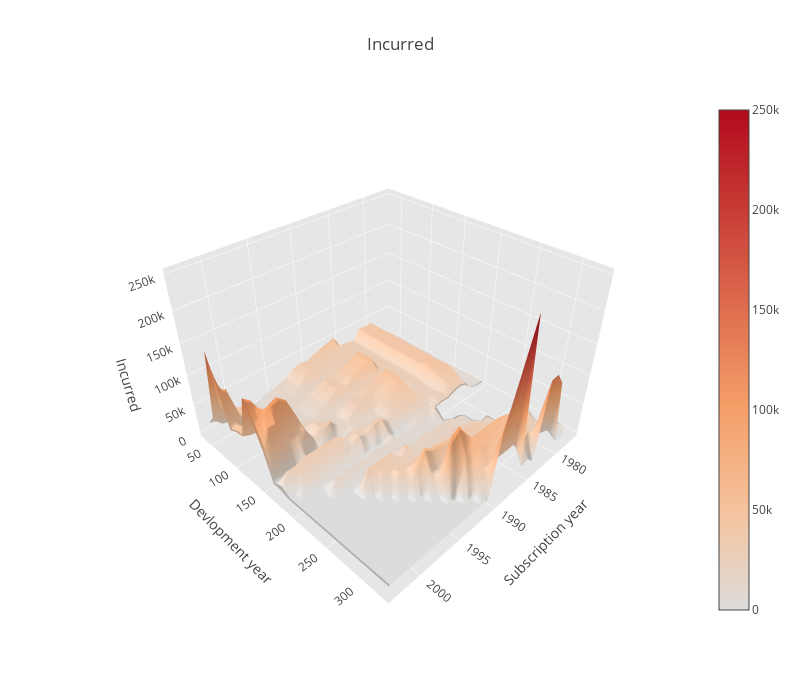

The code cell stored with this chart in its notebook:
### Code cell
data = [go.Surface(x=filled_triangle3.index, y=filled_triangle3.columns, z=filled_triangle3.values.tolist(), colorscale='pink')]

layout = go.Layout(
    width=800,
    height=700,
    autosize=False,
    title='Incurred',
    scene=dict(
        xaxis=dict(
            title = 'Subscription year',
            gridcolor='rgb(255, 255, 255)',
            zerolinecolor='rgb(255, 255, 255)',
            showbackground=True,
            backgroundcolor='rgb(230, 230,230)'
        ),
        yaxis=dict(
            title = 'Devlopment year',
            gridcolor='rgb(255, 255, 255)',
            zerolinecolor='rgb(255, 255, 255)',
            showbackground=True,
            backgroundcolor='rgb(230, 230,230)'
        ),
        zaxis=dict(
            title = 'Incurred',
            gridcolor='rgb(255, 255, 255)',
            zerolinecolor='rgb(255, 255, 255)',
            showbackground=True,
            backgroundcolor='rgb(230, 230,230)'
        ),
        aspectratio = dict( x=1, y=1, z=0.7 ),
        aspectmode = 'manual'
    )
)

fig = dict(data=data, layout=layout)

# IPython notebook
offline.iplot(fig, filename='pandas-3d-surface', validate=False)

### Figure 1 — Plotly figure (JSON) as saved in the notebook; plotly's stock layout.template omitted (floating-point values rounded to 4 significant figures; data arrays with more than 128 entries replaced by an {"elided": "..."} marker saying what was removed)
{"data": [{"colorscale": "pink", "type": "surface", "x": [1977, 1978, 1979, 1980, 1981, 1982, 1983, 1984, 1985, 1986, 1989, 1990, 1991, 1992, 1993, 1994, 1995, 1996, 1997, 1998, 1999, 2000, 2001, 2002, 2003], "y": ["36", "48", "60", "72", "84", "96", "108", "120", "132", "144", "156", "168", "180", "192", "204", "216", "228", "240", "252", "264", "276", "288", "300", "312", "324", "336", "348", "360", "372", "384", "396", "408", "420", "432", "444", "456", "468"], "z": {"elided": "25x37 float values"}}], "layout": {"autosize": false, "height": 700, "scene": {"aspectmode": "manual", "aspectratio": {"x": 1, "y": 1, "z": 0.7}, "xaxis": {"backgroundcolor": "rgb(230, 230,230)", "gridcolor": "rgb(255, 255, 255)", "showbackground": true, "title": "Subscription year", "zerolinecolor": "rgb(255, 255, 255)"}, "yaxis": {"backgroundcolor": "rgb(230, 230,230)", "gridcolor": "rgb(255, 255, 255)", "showbackground": true, "title": "Devlopment year", "zerolinecolor": "rgb(255, 255, 255)"}, "zaxis": {"backgroundcolor": "rgb(230, 230,230)", "gridcolor": "rgb(255, 255, 255)", "showbackground": true, "title": "Incurred", "zerolinecolor": "rgb(255, 255, 255)"}}, "title": "Incurred", "width": 800}}
